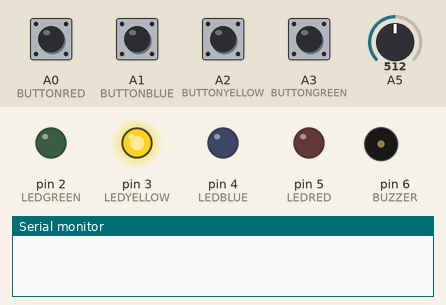
This sketch was run on a simulated Arduino Uno, built with avr-gcc and run on an emulated ATmega328P. Parts: output pins drawn as LEDs (lit = HIGH), buzzer (waves = sounding), the last lines printed to the serial monitor. Dashed ring = blinking. The inputs (shaded band) are chosen by the test bench; at power-on: A0 (BUTTONRED), A1 (BUTTONBLUE), A2 (BUTTONYELLOW), A3 (BUTTONGREEN) LOW, A5 = 512. Random numbers use the default seed unless the sketch sets one.

Above: at 0.5 s.
1.3 s: A0 (BUTTONRED) pulled HIGH for 0.15 s
At 3.2 s:
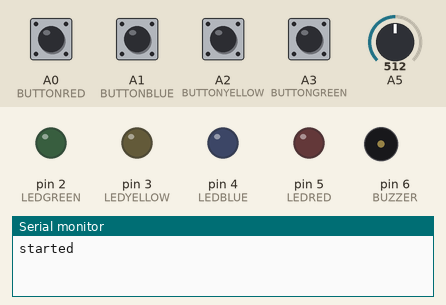
4.4 s: A1 (BUTTONBLUE) pulled HIGH for 0.15 s
At 5.9 s:
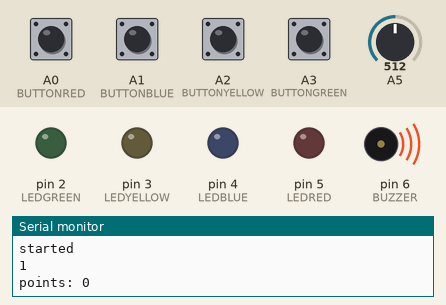
7.5 s: A2 (BUTTONYELLOW) pulled HIGH for 1 s
At 8.8 s:
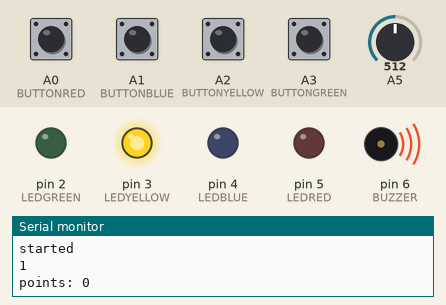
11.5 s: A3 (BUTTONGREEN) pulled HIGH for 1 s
At 14.37 s:
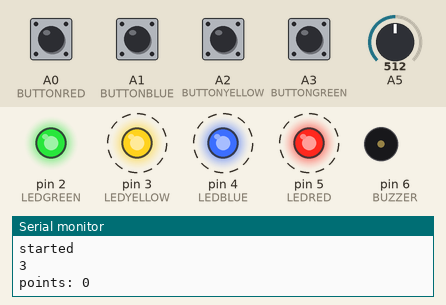
Timing chart, 0 to 15.5 s (numbered marks = the images above; inputs shaded):
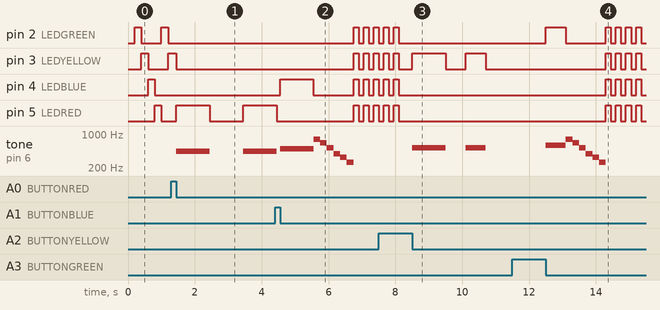

The sketch:

Simon.ino
```cpp
#define BUTTONRED A0
#define BUTTONBLUE A1
#define BUTTONYELLOW A2
#define BUTTONGREEN A3

#define LEDGREEN 2
#define LEDYELLOW 3
#define LEDBLUE 4
#define LEDRED 5

#define BUZZER 6

#define MAX 60

#define START 0
#define INGAMING 1
#define GAMEOVER 2

int btnEvent(int timeNumber);
void ledEvent(int numberLed, int timeNumber);
int start();
int gaming(int numberFirst);
void gameOver();

void(* resetFunc) (void) = 0;

void setup()
{
    pinMode(BUTTONRED, INPUT);
    pinMode(BUTTONBLUE, INPUT);
    pinMode(BUTTONYELLOW, INPUT);
    pinMode(BUTTONGREEN, INPUT);

    pinMode(LEDGREEN, OUTPUT);
    pinMode(LEDYELLOW, OUTPUT);
    pinMode(LEDBLUE, OUTPUT);
    pinMode(LEDRED, OUTPUT);

    pinMode(BUZZER, OUTPUT);

    Serial.begin(9600);

    randomSeed(analogRead(A5));
}

void loop()
{
    static int points = 0;
    int numberFirst = start();

    points = gaming(numberFirst);

    Serial.println("");
    Serial.print("points: ");
    Serial.println(points);

    gameOver();
}

int start(){
    int numberBtn = -1;
    int numberFirst = -1;
    int timeNumber = 1000;

    int listLeds[]{
        LEDGREEN,
        LEDYELLOW,
        LEDBLUE,
        LEDRED
    };

    int index = 0;
    static unsigned long previousTime = 0;

    while(numberBtn < 0){

        numberBtn = btnEvent(timeNumber);

        if(numberBtn >= 0){
            numberFirst = numberBtn;
            Serial.println("started");
            return numberFirst;
        }

        if((millis() - previousTime) >= 200){

          previousTime = millis();

          digitalWrite(listLeds[(index+3)%4], LOW);
          digitalWrite(listLeds[index], HIGH);

          index++;

          if(index >= 4) index = 0;
        }
    }

    return 0;
}

int gaming(int numberFirst){

    bool stateGame = true;

    int listNumber[MAX] = {numberFirst};
    int difficulty = numberFirst;

    int timeNumber = 1000 - (numberFirst*200);

    int btnNumber = -1;
    int lenListNumber = 1;
    int points = 0;

    while(stateGame){

      for(int i = 0; i < lenListNumber; i++){
        delay(timeNumber);
        ledEvent(listNumber[i], timeNumber);
      }

      for(int i = 0; i < lenListNumber; i++){

        btnNumber = -1;

        while(btnNumber < 0){
            btnNumber = btnEvent(timeNumber);
        }

        Serial.println(btnNumber);

        if(btnNumber == listNumber[i]){
          points++;
        }else{
          stateGame = false;
          break;
        }
      }

      if(!stateGame) break;

      if(lenListNumber < MAX){
        listNumber[lenListNumber] = random(0,4);
        lenListNumber++;
      }
    }

    return points;
}

void gameOver(){

    int melody[] = {784, 659, 523, 392, 330, 262};
    int duration = 200;

    for(int i = 0; i < 6; i++){
        tone(BUZZER, melody[i], duration);
        delay(duration);
    }

    noTone(BUZZER);

    for(int i = 0; i < 5; i++){

        digitalWrite(LEDGREEN, HIGH);
        digitalWrite(LEDYELLOW, HIGH);
        digitalWrite(LEDBLUE, HIGH);
        digitalWrite(LEDRED, HIGH);

        delay(150);

        digitalWrite(LEDGREEN, LOW);
        digitalWrite(LEDYELLOW, LOW);
        digitalWrite(LEDBLUE, LOW);
        digitalWrite(LEDRED, LOW);

        delay(150);
    }

    delay(100);
    resetFunc();
}

void ledEvent(int numberLed, int timeNumber){

    int listLeds[]{
        LEDGREEN,
        LEDYELLOW,
        LEDBLUE,
        LEDRED
    };

    for(int i = 0; i < 4; i++)
        digitalWrite(listLeds[i], LOW);

    switch(numberLed){

      case 0:
        digitalWrite(LEDRED, HIGH);
        tone(BUZZER, 440, timeNumber);
        break;

      case 1:
        digitalWrite(LEDBLUE, HIGH);
        tone(BUZZER, 494, timeNumber);
        break;

      case 2:
        digitalWrite(LEDYELLOW, HIGH);
        tone(BUZZER, 523, timeNumber);
        break;

      case 3:
        digitalWrite(LEDGREEN, HIGH);
        tone(BUZZER, 587, timeNumber);
        break;
    }

    delay(timeNumber);

    for(int i = 0; i < 4; i++)
        digitalWrite(listLeds[i], LOW);

    noTone(BUZZER);
}

int btnEvent(int timeNumber){

    int listBtn[] = {
        BUTTONRED,
        BUTTONBLUE,
        BUTTONYELLOW,
        BUTTONGREEN
    };

    int numberBtn = -1;

    for(int i = 0; i < 4; i++){

        if(digitalRead(listBtn[i]) == HIGH){
            numberBtn = i;
            break;
        }
    }

    if(numberBtn >= 0){

        while(digitalRead(listBtn[numberBtn]) == HIGH){
            delay(10);
        }

        ledEvent(numberBtn, timeNumber);
    }

    return numberBtn;
}
```

Measured:
- after the input at 1.3 s, tone on pin 6 (BUZZER): silent → 440 Hz after 0.15 s, → silent 1.0 s later, → 440 Hz 1.0 s later
- after the input at 4.4 s, pin 2 (LEDGREEN), pin 3 (LEDYELLOW): alternates HIGH for 0.15 s and LOW for 0.15 s, starting after 2.4 s; pin 4 (LEDBLUE): goes HIGH 1.0 s, LOW 1.2 s, HIGH 0.15 s, LOW 0.15 s, HIGH 0.15 s, LOW 0.15 s, then HIGH, starting after 0.15 s
- after the input at 7.5 s, tone on pin 6 (BUZZER): silent → 523 Hz after 1.0 s, → silent 1.0 s later, → 523 Hz 0.60 s later, → silent 0.60 s later
- after the input at 11.5 s, pin 2 (LEDGREEN): goes HIGH 0.60 s, LOW 1.2 s, 3 × (HIGH 0.15 s, LOW 0.15 s), HIGH 0.15 s, then LOW, starting after 1.0 s; pin 3 (LEDYELLOW): alternates HIGH for 0.15 s and LOW for 0.15 s, starting after 2.8 s
- by itself, pin 5 (LEDRED): alternates HIGH for 0.15 s and LOW for 0.15 s, 5 changes in all, then stays LOW
